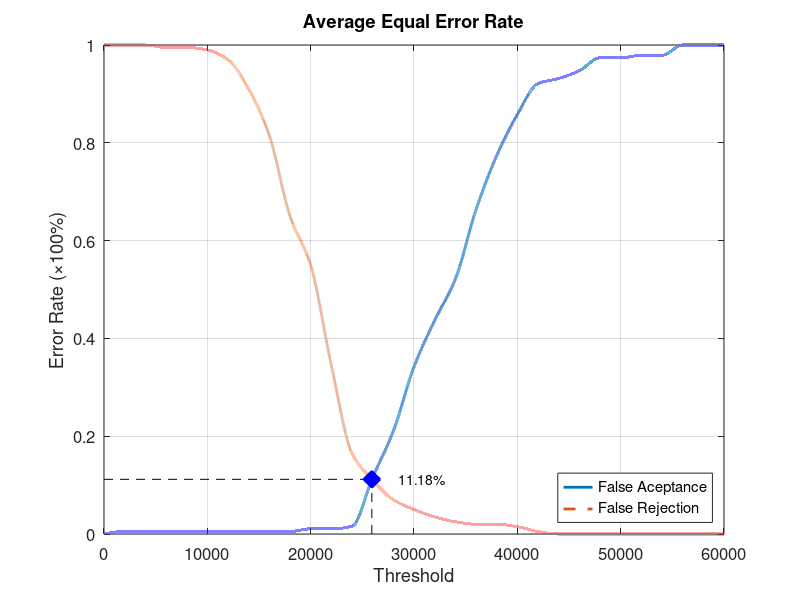
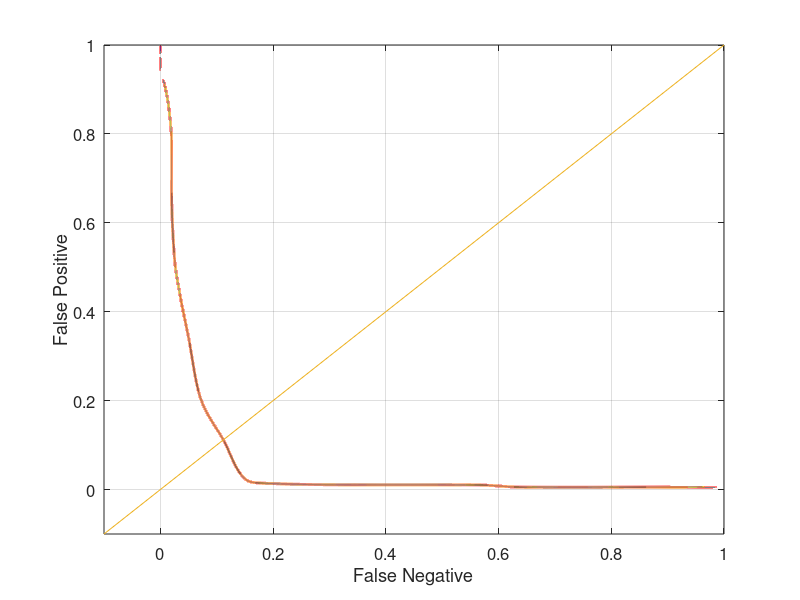

Recreate these plots in MATLAB, in order.
function yEER = Database1_3
close all;
clear;
clc;
x = 0:2000:60000;
xq = 0:0.5:60000;

y0 = [0 0.00526316 0.00526316 0.00526316 0.00526316 0.00526316 0.00526316 0.00526316 0.00526316 0.00526316 0.0105263 0.0105263 0.0157895 0.115789 0.210526 0.342105 0.436842 0.521053 0.663158 0.773684 0.857895 0.921053 0.931579 0.947368 0.973684 0.973684 0.978947 0.978947 1 1 1];
yy0 = interp1(x, y0, xq, 'pchip');
y1 = [1 1 1 0.995 0.995 0.99 0.97 0.91 0.815 0.65 0.55 0.345 0.165 0.11 0.07 0.05 0.035 0.025 0.02 0.02 0.015 0.005 0 0 0 0 0 0 0 0 0];
yy1 = interp1(x, y1, xq, 'pchip');

% Calculating EER: 
y2 = abs(y0 - y1);
find(y2 == min(y2))
yy2 = abs(yy0 - yy1);
xEER = find(yy2 == min(yy2));
xEERIndex = xq(xEER) % X-axis EER
yEER = yy0(xEER) % Y-axis EER

main = figure
plot(xq, yy0,'-','LineWidth', 2);	hold on
plot(xq, yy1,'--','LineWidth', 2);	hold on
plot([xEERIndex xEERIndex], [0 yEER], 'k--');	hold on
plot([0 xEERIndex], [yEER yEER], 'k--');	hold on
plot(xEERIndex, yEER, 'bx', 'LineWidth', 10);	hold on
text(xEERIndex + 10 * xEERIndex / 100, yEER, [num2str(round((10000 * yEER)) / 100) '%'])
legend('False Aceptance', 'False Rejection', 'Location', 'SouthEast')
xlabel('Threshold')
ylabel('Error Rate (\times100%)')
title('Average Equal Error Rate')
set(gca, 'FontSize', 12)
axis([0 60000 0 1])
grid on

print(main, 'Database1_3Main', '-dpng');
FNRxFPR = figure('Color', [1 1 1]);
plot(yy1, yy0, '-', yy1, yy0, 'LineWidth', 2);
hold on
y = -0.1:0.1:1
plot(y, y); 
set(gca, 'FontSize', 12)
xlabel('False Negative')
ylabel('False Positive')
axis([-0.1 1 -0.1 1])
set(gca, 'FontSize', 12)
grid on

print(FNRxFPR, 'Database1_3FNRxFPR','-dpng');
end
